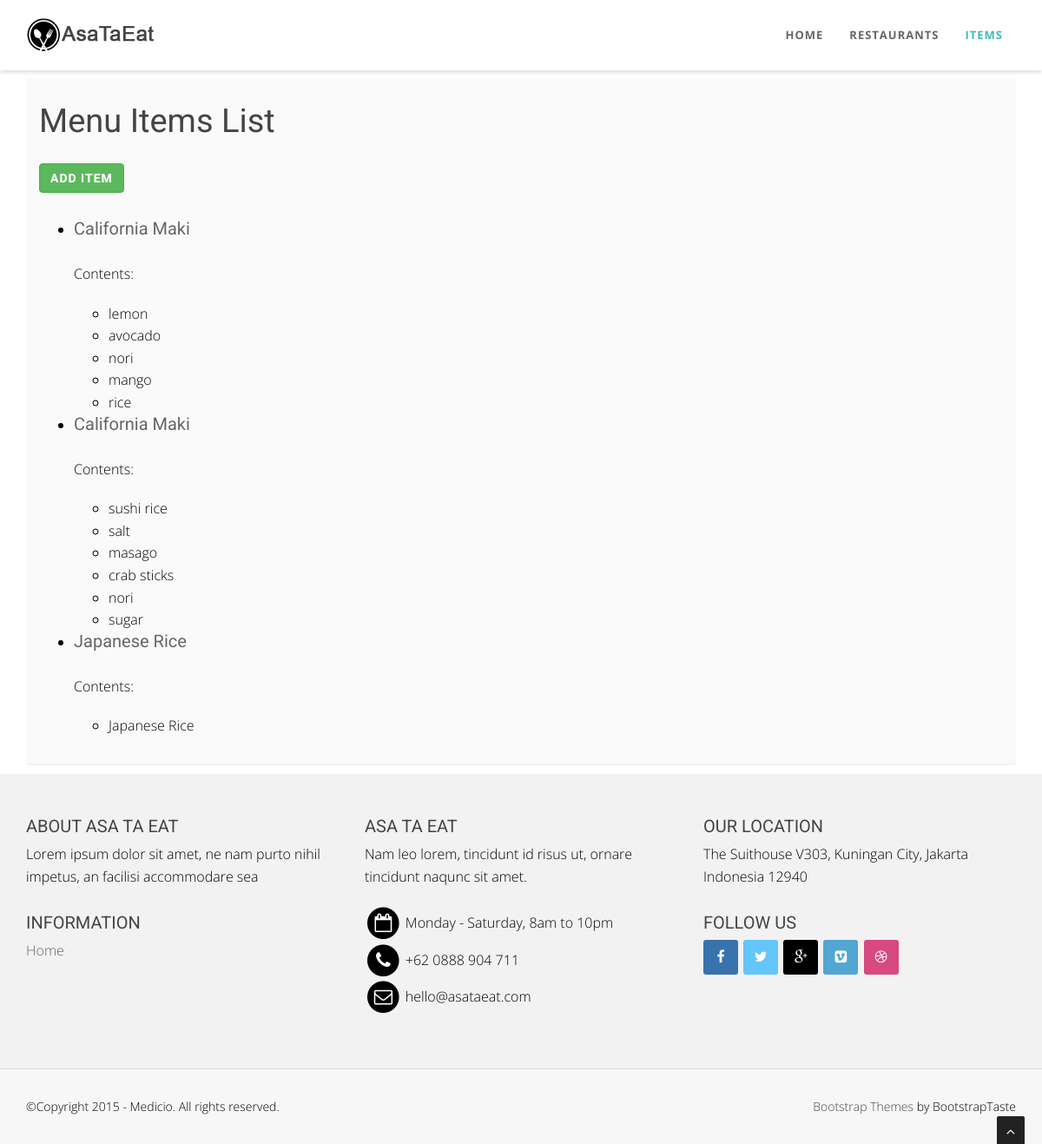
The app's page /items/ (signed in) with its own data.
### menus/models.py (models this page shows, shortened)
class Item(models.Model):
    user        = models.ForeignKey(settings.AUTH_USER_MODEL)
    restaurant  = models.ForeignKey(RestaurantLocation)
    name        = models.CharField(max_length=120)
    contents    = models.TextField(help_text = 'Separate each item by comma')
    excludes    = models.TextField(blank=True, null=True, help_text = 'Separate each item by comma')
    public      = models.BooleanField(default=True)
    timestamp   = models.DateTimeField(auto_now_add=True)
    updated     = models.DateTimeField(auto_now=True)
    def get_absolute_url(self):
        return reverse('menus:detail', kwargs={'pk': self.pk})
    class Meta:
        ordering = ['-updated', '-timestamp']
    def get_contents(self):
        return self.contents.split(",")

### menus/views.py (the view)
class ItemListView(ListView, LoginRequiredMixin):
    login_url = '/login/'
    def get_queryset(self):
        return Item.objects.filter(user=self.request.user)

### menus/templates/menus/item_list.html (shortened to what this page needs)
{% extends "base.html" %}
{% block content %}
<section id="callaction" class="home-section paddingtop-90 paddingbot-10">
        <div class="container">
             <div class="row">
                 <div class="col-md-12">
                     <div class="callaction bg-gray">
                         <div class="row">
                            <h1>Menu Items List</h1>
                            <h5><a   class="btn btn-success" href="{% url 'menus:create' %}">Add Item</a></h5>
                         </div>
                         <div class="row">
                            <ul>
                                {% for object in object_list %}
                                    <li>
                                        <h6>
                                            <a href ="{{ object.get_absolute_url }}">
                                                {{ object.name }}
                                            </a>
                                        </h6>
                                    </li>
                                    {% if object.contents %}
                                        <p>Contents: </p>
                                        <ul>
                                            {% for content in object.get_contents %}
                                                <li>
                                                    {{ content }}
                                                </li>
                                            {% endfor %}
                                        </ul>
                                    {% endif %}
                                {% empty %}
                                    <li><a  class="btn btn-success" href="{% url 'menus:create' %}">Add One Item</a></li>
                                {% endfor %}
                            </ul>
                        </div>
                     </div>
                 </div>
             </div>
         </div>
 </section>
 {% endblock content %}

### static/css/style.css (style rules this page uses)
body { width: 100%; height: 100%; font-family: 'Open Sans', sans-serif; font-weight: 300; color: black; background-color: #ddd; font-size: 16px; line-height: 1.6em; }
html { width: 100%; height: 100%; }
h1 { font-size: 38px; }
h5 { font-size: 24px; }
h6 { font-size: 20px; }
h1, h2, h3, h4, h5, h6 { margin: 0 0 30px; font-family: 'Roboto', sans-serif; font-weight: 400; color: #444; line-height: 1em; }
p { margin: 0 0 20px; }
a { color: #666; -webkit-transition: all .2s ease-in-out; -moz-transition: all .2s ease-in-out; transition: all .2s ease-in-out; }
.paddingtop-90 { padding-top:90px !important; }
.paddingbot-10 { padding-bottom:10px !important; }
.home-section { padding-top: 150px; display:block; position:relative; z-index:120; background-color: #fff; }
.bg-gray { background: #fafafa; }
.callaction { padding:30px 30px 20px 30px; border-radius: 4px; border-bottom: 2px solid #f2f2f2; }
.btn { position: relative; display: inline-block; outline: none; color: #fff; text-decoration: none; text-transform: uppercase; letter-spacing: 1px; font-weight: 400; text-shadow: 0 0 1px rgba(255,255,255,0.3); font-size: 14px; font-weight: 700; }

### static/bodybg/bg1.css (style rules this page uses)
body { background: url(../img/bodybg/bg1.png) repeat left top; }

### records on screen
Item: name "California Maki", get_contents "lemon" "avocado" "nori" "mango" "rice"
Item: name "California Maki", get_contents "sushi rice" "salt" "masago" "crab sticks" "nori" "sugar"
Item: name "Japanese Rice", get_contents "Japanese Rice"
